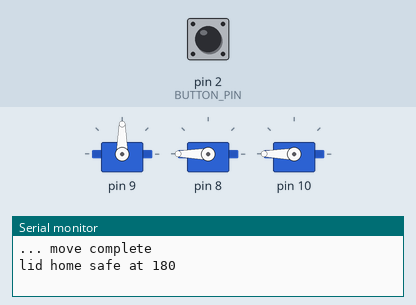
Recording of a sketch running on a simulated Arduino Uno, built with avr-gcc and run on an emulated ATmega328P. Parts: 3 × servo, the last lines printed to the serial monitor. The inputs (shaded band) are chosen by the test bench; at power-on: pin 2 (BUTTON_PIN) LOW. Random numbers use the default seed unless the sketch sets one.

Above: at 4.0 s.
4.1 s: pin 2 (BUTTON_PIN) pulled HIGH for 1.9 s
At 5.1 s:
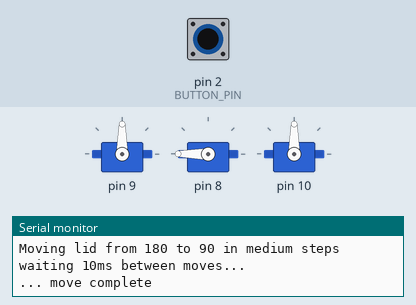
At 5.5 s:
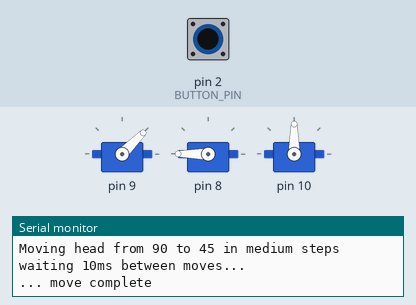
7.6 s: pin 2 (BUTTON_PIN) driven HIGH
At 15.5 s:
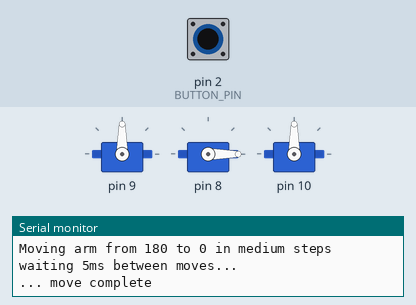
17.4 s: pin 2 (BUTTON_PIN) driven LOW
Timing chart, 0 to 20.4 s (numbered marks = the images above; inputs shaded):
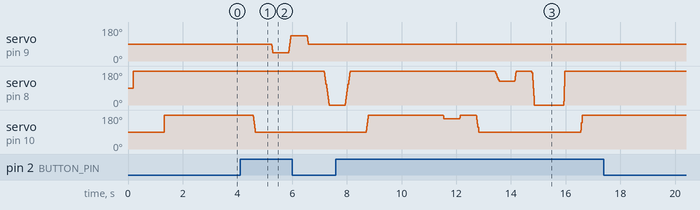

The sketch:

useless.ino
```cpp
#include "Debug.h"
#include "NamedServo.h"
#include "Speed.h"
#include "Steps.h"

NamedServo *pArmServo;
NamedServo *pLidServo;
NamedServo *pHeadServo;

const int BUTTON_PIN = 2;

void setup()
{
  Serial.begin(9600);
  DEBUG("Setting up...");
  pinMode(BUTTON_PIN, INPUT);
  pHeadServo = new NamedServo("head", 9, 45, 135, 50);
  pArmServo = new NamedServo("arm", 8, 180, 0, 0);
  pLidServo = new NamedServo("lid", 10, 190, 90, 0);
  delay(100);
  goHome();
  randomSeed(analogRead(0));
  DEBUG("... setup complete");
}

void loop()
{
  if (switchedOn()) {
    switchOff();
  } else {
    goHome();
  }
}

bool switchedOn() {
  TRACE("Reading button state...");
  int buttonState = digitalRead(BUTTON_PIN);  // Read the button position
  String strButtonState = (buttonState == HIGH) ? " " : " not ";
  TRACE("... button is" + strButtonState + "pressed");
  return buttonState == HIGH;
}

void switchOff() {
  int algorithm = random(10);
  switch (algorithm) {
    case 0:
    case 1:
      amy();
      break;
    case 2:
    case 3:
      holly();
      break;
    case 4:
    case 5:
    case 6:
      simple();
      break;
    case 7:
    case 8:
    case 9:
      tentative();
      break;
    default:
      // shouldn't get here!
      DEBUG("WARNING: out of band algorithm chosen: " + String(algorithm) + " but only 0..1 available");
      simple();
      break;
  }
  delay(500);
  goHome();
}

void goHome() {
  pArmServo->goHome();
  pHeadServo->goHome();
  pLidServo->goHome();
  delay(500);
}

void simple() {
  DEBUG("Simple");
  pLidServo->moveToPercent(100, Speed::NORMAL, Steps::MEDIUM);
  pHeadServo->moveToPercent(0, Speed::NORMAL, Steps::MEDIUM);
  pHeadServo->moveToPercent(100, Speed::NORMAL, Steps::MEDIUM);
  pHeadServo->moveToPercent(50, Speed::NORMAL, Steps::MEDIUM);
  pArmServo->moveToPercent(100, Speed::NORMAL, Steps::MEDIUM);
  pArmServo->moveToPercent(0, Speed::NORMAL, Steps::MEDIUM);
  pLidServo->moveToPercent(0, Speed::NORMAL, Steps::MEDIUM);
}

void tentative() {
  DEBUG("Tentative");
  DEBUG("Opening lid slowly");
  pLidServo->moveToPercent(30, Speed::FAST, Steps::SMALL);
  pLidServo->moveToPercent(0, Speed::FAST, Steps::SMALL);
  pLidServo->moveToPercent(100, Speed::FAST, Steps::SMALL);
  pArmServo->moveToPercent(30, Speed::SLOW, Steps::SMALL);
  pArmServo->moveToPercent(0, Speed::FAST, Steps::SMALL);
  pArmServo->moveToPercent(100, Speed::FAST, Steps::MEDIUM);
  delay(500);
  pArmServo->moveToPercent(0, Speed::FAST, Steps::LARGE);
  pLidServo->moveToPercent(0, Speed::FAST, Steps::MEDIUM);
}

void amy() {
  pLidServo->moveToPercent(100, Speed::NORMAL, Steps::MEDIUM);
  pArmServo->moveToPercent(30, Speed::NORMAL, Steps::MEDIUM);
  pHeadServo->moveToPercent(0, Speed::FAST, Steps::SMALL);
  pHeadServo->moveToPercent(100, Speed::FAST, Steps::SMALL);
  pHeadServo->moveToPercent(50, Speed::FAST, Steps::SMALL);
  pArmServo->moveToPercent(100, Speed::FAST, Steps::SMALL);
  pArmServo->moveToPercent(0, Speed::FAST, Steps::SMALL);
  pLidServo->moveToPercent(0, Speed::FAST, Steps::SMALL);
}

void holly() {
  pLidServo->moveToPercent(100, Speed::SLOW, Steps::SMALL);
  pArmServo->moveToPercent(50, Speed::NORMAL, Steps::LARGE);
  pHeadServo->moveToPercent(20, Speed::FAST, Steps::MEDIUM);
  pHeadServo->moveToPercent(85, Speed::FASTEST, Steps::SMALL);
  pArmServo->moveToPercent(100, Speed::FAST, Steps::SMALL);
  pArmServo->moveToPercent(0, Speed::NORMAL, Steps::SMALL);
  pLidServo->moveToPercent(0, Speed::FAST, Steps::SMALL);
}
```

Debug.h
```cpp
#define DEBUGGING_ON
#ifdef DEBUGGING_ON
  #define DEBUG(...)      Serial.println(__VA_ARGS__)
#else
  #define DEBUG(...)
#endif

//#define TRACING_ON
#ifdef TRACING_ON
  #define TRACE(...)      Serial.println(__VA_ARGS__)
#else
  #define TRACE(...)
#endif
```

NamedServo.cpp
```cpp
#include <Servo.h>
#include "Debug.h"
#include "NamedServo.h"
#include "Speed.h"

NamedServo::NamedServo(String name, unsigned int pin, int retracted, int extended, int homePercent)
    : name(name)
    , retracted(retracted)
    , extended(extended)
    , homePercent(homePercent) {
    attach(pin);
}

boolean NamedServo::isAtHome() {
  int pos = read();
  int homePos = percentPos(homePercent);
  TRACE(name + " at position " + String(pos) + " (home is " + String(homePos) + ")");
  return pos == homePos;
}

void NamedServo::goHome() {
  if (!isAtHome()) {
    DEBUG(name + " going home ...");
    moveToPercent(homePercent, 0, Steps::LARGE);
    delay(500);
    DEBUG(name + " home safe at " + String(read()));
  }
}

int NamedServo::percentPos(int percentOut) {
  int diff = extended - retracted;
  int moveAmount = diff * percentOut / 100;
  return retracted + moveAmount;
}

void NamedServo::moveToPercent(int percentOut, unsigned int msWaitBetweenMoves, StepSize stepSize) {
  int targetPosition;
  if (percentOut <= 0) {
    targetPosition = retracted;
  } else if (percentOut >= 100) {
    targetPosition = extended;
  } else {
    targetPosition = percentPos(percentOut);
  }
  DEBUG("Moving " + name + " to " + String(percentOut) + "% (position " + String(targetPosition) + ") in " + stepSize.sizeName + " steps, waiting " + String(msWaitBetweenMoves) + "ms");
  move(targetPosition, msWaitBetweenMoves, stepSize);
  delay(500);
}

// Do not make targetPosition unsigned - messes up the check with pos
void NamedServo::move(int targetPosition) {
  move(targetPosition, Speed::NORMAL);
}

void NamedServo::move(int targetPosition, unsigned int msWaitBetweenMoves) {
  move(targetPosition, msWaitBetweenMoves, Steps::SMALL);
}

void NamedServo::move(int targetPosition, unsigned int msWaitBetweenMoves, StepSize stepSize) {
  int pos = read();
  int diff = pos - targetPosition;
  int absdiff = abs(diff);
  if (absdiff < 10) {
    // Already (roughly) where we need to be
    DEBUG("Not moving to " + String(targetPosition) + " as we're already close at " + String(pos));
  } else {
    int moveAmount = stepSize.moveAmount;
    if (targetPosition < pos) {
      moveAmount = -1 * moveAmount;
    }
    DEBUG("Moving " + name + " from " + String(pos) + " to " + String(targetPosition)
        + " in " + stepSize.sizeName + " steps waiting " + String(msWaitBetweenMoves) + "ms between moves...");
    if (moveAmount > 0) {
      for (pos = read();  pos <= targetPosition;  pos += moveAmount) {
        moveAndDelay(pos, msWaitBetweenMoves);
      }
    } else {
      for (pos = read();  pos >= targetPosition;  pos += moveAmount) {
        moveAndDelay(pos, msWaitBetweenMoves);
      }
    }
    // in case the step size meant the loops didn't actually move the servo all the way to the target
    moveAndDelay(targetPosition, 0);
    DEBUG("... move complete");
  }
}

void NamedServo::moveAndDelay(int pos, unsigned int msWaitBetweenMoves) {
  TRACE("Moving " + name + " to " + String(pos) + " then waiting " + String(msWaitBetweenMoves) + "ms");
  write(pos);
  delay(msWaitBetweenMoves);
}
```

NamedServo.h
```cpp
#include <Arduino.h>
#include <Servo.h>
#include "Steps.h"

class NamedServo : public Servo {
  public:
    NamedServo(String name, unsigned int pin, int retracted, int extended, int homePercent);
    boolean isAtHome();
    void goHome();
    void moveToPercent(int percentOut, unsigned int msWaitBetweenMoves, StepSize stepSize);

  private:
    String name;
    int retracted;
    int extended;
    int homePercent;

    int percentPos(int percentOut);
    void move(int targetPosition);
    void move(int targetPosition, unsigned int msWaitBetweenMoves);
    void move(int targetPosition, unsigned int msWaitBetweenMoves, StepSize stepSize);
    void moveAndDelay(int pos, unsigned int msWaitBetweenMoves);
};
```

Speed.h
```cpp
#ifndef SPEED
#define SPEED

class Speed {
  public:
    static const unsigned int FASTEST = 0;
    static const unsigned int FAST = 5;
    static const unsigned int NORMAL = 10;
    static const unsigned int SLOW = 15;
};

#endif
```

Steps.cpp
```cpp
#include "Steps.h"

const StepSize Steps::SMALL = { 5, "small" };
const StepSize Steps::MEDIUM = { 10, "medium" };
const StepSize Steps::LARGE = { 20, "large" };
```

Steps.h
```cpp
#ifndef STEPSIZE
#define STEPSIZE

#include <Arduino.h>

struct stepSize {
  unsigned int moveAmount;
  String sizeName;
};

typedef struct stepSize StepSize;

class Steps {
  public:
    static const StepSize SMALL;
    static const StepSize MEDIUM;
    static const StepSize LARGE;
};

#endif
```

Measured:
- after the input at 4.1 s, servo on pin 8: moves from 180° to 0° over 0.18 s, starting after 3.1 s; servo on pin 10: 180° → 90° after 0.47 s
